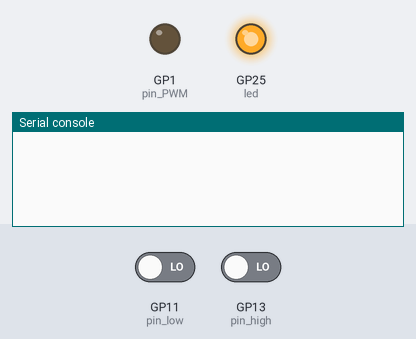
The program below on a simulated Raspberry Pi Pico running MicroPython. Parts: output pins drawn as LEDs (lit = HIGH), the last lines printed to the serial console. The inputs (shaded band) are chosen by the test bench; at power-on: GP11 (pin_low) LOW, GP13 (pin_high) LOW.

Above: at 0.01 s.
1.3 s: GP11 (pin_low) driven HIGH
At 2.2 s:
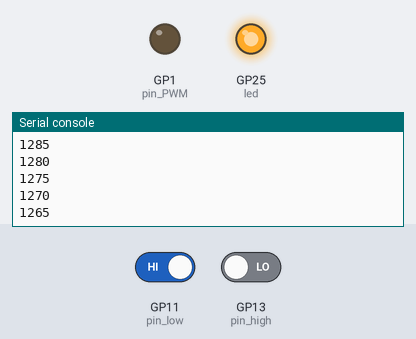
4.8 s: GP13 (pin_high) driven HIGH
8.3 s: GP13 (pin_high) driven LOW
At 8.8 s:
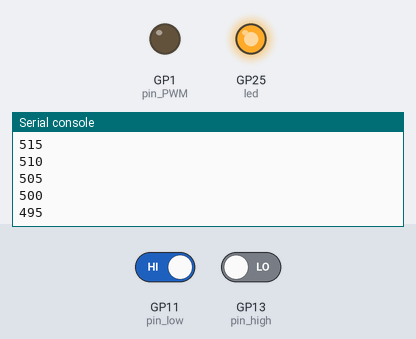
Timing chart, 0 to 11.3 s (numbered marks = the images above; inputs shaded):
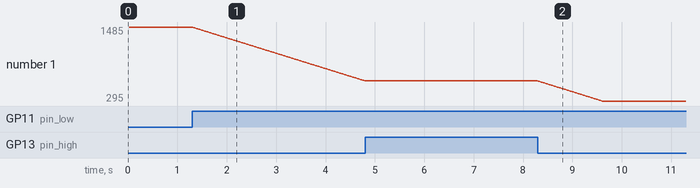

The program:

servo_buttons.py
```python
# Code which allow to control servo via buttons.
# 'pin_low' is connected to button, which pushed decrease PWM filling and turn servo left
# 'pin_high' is connected to button, which pushed increase PWM filling and turn servo right
from machine import Pin
import time

led = Pin(25, Pin.OUT)													# Onboard LED just to indicate that board works
led.value(1)

pin_PWM = Pin(1, Pin.OUT)												# Pin connected to servo to control it
pin_PWM.value(0)

pin_high = Pin(13, Pin.IN)												# Input pins which are connected to buttons
pin_low = Pin(11, Pin.IN)
k = 1000																# 'kilo' metric prefix
time_on = (1500) - 15													# Position set to the middle position

######################################################################

while True:
        pin_PWM.value(1)												# Send pulse
        time.sleep_us(time_on)
        pin_PWM.value(0)
        time.sleep_us((20 * k) - time_on)

        higher = pin_high.value()										# Read buttons states
        lower = pin_low.value()
        if higher == 1 and time_on <= 2600:								# Limit upper border, to avoid exceeding working range when button is pushed.
            time_on = time_on + 5
        if lower == 1 and time_on >= 300:								# Limit lowwer border, to avoid exceeding working range when button is pushed.
            time_on = time_on - 5

        print(time_on)
        
```

Measured:
- after the input at 1.3 s, the serial console: prints a new line at once (image 1)
- after the input at 8.3 s, the serial console: prints a new line at once (image 2)
- plotted number 1: 1485 → 620 after the input at 1.3 s, 620 → 295 after the input at 8.3 s
